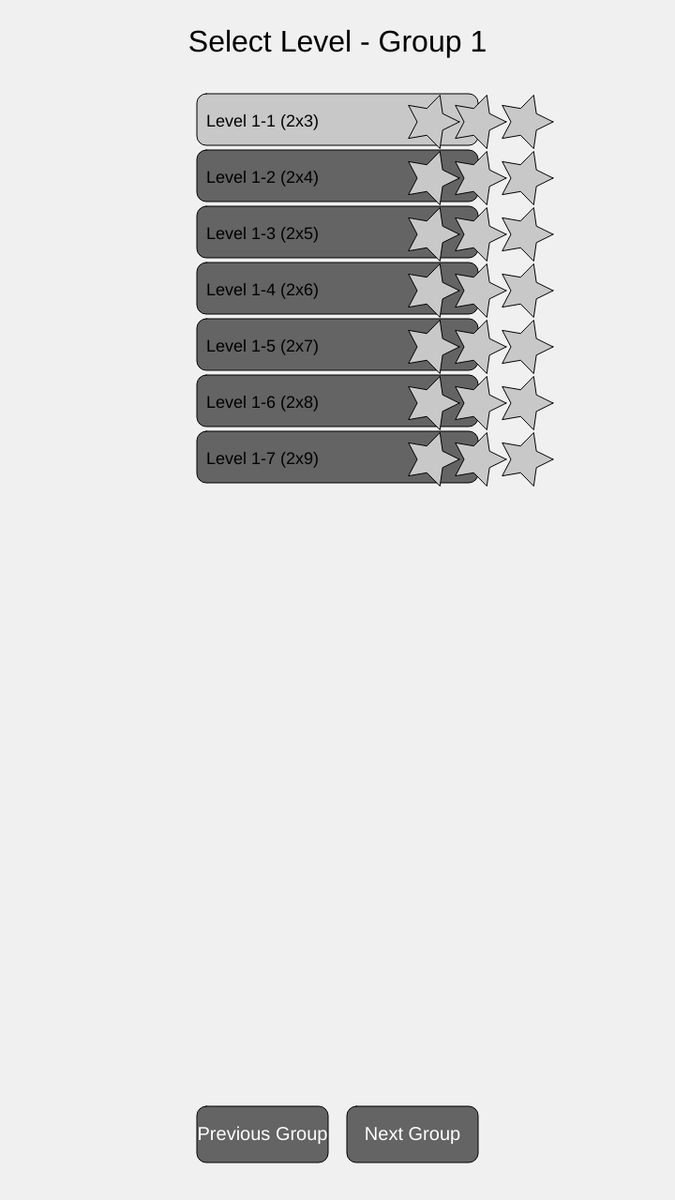
Frame 1 (no input)
Frame 60 (no input): identical to frame 1, image omitted
Frame 120 (the mouse pressed at the canvas centre since frame 60): identical to frame 1, image omitted

The p5.js sketch that drew this single still picture (run headless with seeded random() and noise() and a simulated clock; from frame 60 on, the mouse is pressed at the canvas centre):

// p5.js sketch
// ── sketch.js
let boardSize = 600;
let cols, rows;
let tileWidth, tileHeight;
let grid = [];
let playerScore = 0;
let highScores = [];
let currentRow = 0;
let pressedTiles = [];
let leftMargin = 60;
let rowNumberWidth = 25;
let availableTiles = [];
let maxScore = 0;
let minScore = Infinity;
let currentLevel = 0;
let gameState = "LEVEL_SELECT";
let levels = [];
let levelGroups = [];
let currentGroup = 0;

function setup() {
  createCanvas(720, 1280);
  initializeLevels();
}

function initializeLevels() {
  // Group 1: 2 columns, 3-9 rows
  let group1 = [];
  for (let i = 3; i <= 9; i++) {
    group1.push({ cols: 2, rows: i, highScore: 0, stars: 0, unlocked: i === 3 });
  }
  levelGroups.push(group1);

  // Group 2: 3 columns, 4-9 rows
  let group2 = [];
  for (let i = 4; i <= 9; i++) {
    group2.push({ cols: 3, rows: i, highScore: 0, stars: 0, unlocked: i === 4 });
  }
  levelGroups.push(group2);

  // Group 3: 4 columns, 5-9 rows
  let group3 = [];
  for (let i = 5; i <= 9; i++) {
    group3.push({ cols: 4, rows: i, highScore: 0, stars: 0, unlocked: i === 5 });
  }
  levelGroups.push(group3);

  // New Group 4: 5 columns, 6-9 rows
  let group4 = [];
  for (let i = 6; i <= 9; i++) {
    group4.push({ cols: 5, rows: i, highScore: 0, stars: 0, unlocked: i === 6 });
  }
  levelGroups.push(group4);

  // Updated Group 5 (previously 4): 6 columns, 7-9 rows
  let group5 = [];
  for (let i = 7; i <= 9; i++) {
    group5.push({ cols: 6, rows: i, highScore: 0, stars: 0, unlocked: i === 7 });
  }
  levelGroups.push(group5);

  // Updated Group 6 (previously 5): 7 columns, 8-9 rows
  let group6 = [];
  for (let i = 8; i <= 9; i++) {
    group6.push({ cols: 7, rows: i, highScore: 0, stars: 0, unlocked: i === 8 });
  }
  levelGroups.push(group6);

  // Updated Group 7 (previously 6): 8 columns, 9 rows
  let group7 = [{ cols: 8, rows: 9, highScore: 0, stars: 0, unlocked: true }];
  levelGroups.push(group7);

  // Updated Group 8 (previously 7): 9 columns, 9 rows
  let group8 = [{ cols: 9, rows: 9, highScore: 0, stars: 0, unlocked: true }];
  levelGroups.push(group8);

  // Flatten the groups into a single array
  levels = levelGroups.flat();

  // Unlock the first level of each group
  for (let i = 0; i < levelGroups.length; i++) {
    levelGroups[i][0].unlocked = true;
  }
}

function initializeGrid() {
  cols = levels[currentLevel].cols;
  rows = levels[currentLevel].rows;
  tileWidth = boardSize / cols;
  tileHeight = boardSize / rows;
  
  grid = [];
  for (let i = 0; i < cols; i++) {
    grid[i] = [];
    for (let j = 0; j < rows; j++) {
      grid[i][j] = floor(random(1, 10));
    }
  }
  resetLevel();
  calculatePathScores();
}

function resetLevel() {
  currentRow = 0;
  pressedTiles = [];
  availableTiles = Array.from({ length: cols }, (_, i) => ({ col: i, row: rows - 1 }));
  playerScore = 0;
}

function calculatePathScores() {
  maxScore = 0;
  minScore = Infinity;
  for (let i = 0; i < cols; i++) {
    let score = calculatePathScore(i, rows - 1, 0);
    maxScore = max(maxScore, score);
    minScore = min(minScore, score);
  }
}

function calculatePathScore(col, row, currentScore) {
  if (row < 0) return currentScore;
  let score = currentScore + grid[col][row];
  let scores = [score];
  if (col > 0) scores.push(calculatePathScore(col - 1, row - 1, score));
  if (col < cols - 1) scores.push(calculatePathScore(col + 1, row - 1, score));
  scores.push(calculatePathScore(col, row - 1, score));
  return max(scores);
}

function draw() {
  background(240);
  
  if (gameState === "LEVEL_SELECT") {
    drawLevelSelect();
  } else if (gameState === "PLAYING") {
    drawGame();
  } else if (gameState === "LEVEL_COMPLETE") {
    drawLevelComplete();
  }
}

function drawLevelSelect() {
  textSize(32);
  fill(0);
  textAlign(CENTER, TOP);
  text("Select Level - Group " + (currentGroup + 1), width / 2, 30);

  let startY = 100;
  let levelHeight = 60;

  let group = levelGroups[currentGroup];
  
  for (let levelIndex = 0; levelIndex < group.length; levelIndex++) {
    let level = group[levelIndex];
    let y = startY + levelIndex * levelHeight;
    
    fill(level.unlocked ? 200 : 100);
    rect(width / 2 - 150, y, 300, levelHeight - 5, 10);
    
    fill(0);
    textSize(18);
    textAlign(LEFT, CENTER);
    text("Level " + (currentGroup + 1) + "-" + (levelIndex + 1) + " (" + level.cols + "x" + level.rows + ")", width / 2 - 140, y + levelHeight / 2);
    
    // Draw stars on the right
    drawStars(width / 2 + 100, y + levelHeight / 2, level.stars);
  }

  // Add navigation buttons for groups
  drawButton(width / 2 - 150, height - 100, 140, 60, "Previous Group");
  drawButton(width / 2 + 10, height - 100, 140, 60, "Next Group");
}

function drawGame() {
  // Draw game board
  fill(200);
  rect(leftMargin, 60, boardSize, boardSize);
  
  // Draw vertical lines
  stroke(0);
  strokeWeight(2);
  line(leftMargin - rowNumberWidth, 60, leftMargin - rowNumberWidth, 60 + boardSize);
  line(leftMargin - 1, 60, leftMargin - 1, 60 + boardSize);
  line(leftMargin + boardSize + 20, 60, leftMargin + boardSize + 20, 60 + boardSize);
  
  // Reset stroke settings
  noStroke();
  
  // Draw row numbers
  textSize(18);
  fill(0);
  textAlign(RIGHT, CENTER);
  for (let j = 0; j < rows; j++) {
    text(rows - j, leftMargin - 5, 60 + j * tileHeight + tileHeight / 2);
  }
  
  // Draw grid with random numbers and color pressed and available tiles
  for (let i = 0; i < cols; i++) {
    for (let j = 0; j < rows; j++) {
      if (pressedTiles.some(tile => tile.col === i && tile.row === j)) {
        fill(100, 200, 100); // Green color for pressed tiles
      } else if (availableTiles.some(tile => tile.col === i && tile.row === j)) {
        fill(255, 255, 150); // Light yellow for available tiles
      } else {
        fill(255);
      }
      rect(leftMargin + i * tileWidth, 60 + j * tileHeight, tileWidth, tileHeight);
      fill(0);
      textSize(24);
      textAlign(CENTER, CENTER);
      text(grid[i][j], leftMargin + i * tileWidth + tileWidth / 2, 60 + j * tileHeight + tileHeight / 2);
    }
  }
  
  // Draw transparent bar with frame over the current row
  if (currentRow < rows) {
    fill(255, 255, 0, 100);
    rect(leftMargin - rowNumberWidth, 60 + boardSize - (currentRow + 1) * tileHeight, boardSize + rowNumberWidth + 20, tileHeight);
    noFill();
    stroke(200, 200, 0);
    strokeWeight(2);
    rect(leftMargin - rowNumberWidth, 60 + boardSize - (currentRow + 1) * tileHeight, boardSize + rowNumberWidth + 20, tileHeight);
    noStroke();
  }
  
  // Draw caret characters below each column
  textSize(32);
  fill(0);
  for (let i = 0; i < cols; i++) {
    text("^", leftMargin + i * tileWidth + tileWidth / 2, 60 + boardSize + 30);
  }
  
  // Draw UI elements
  drawButton(leftMargin, 700, 200, 60, "Retry");
  drawButton(leftMargin + 400, 700, 200, 60, "Cancel");
  
  // Draw player info
  fill(0);
  textSize(24);
  textAlign(LEFT, TOP);
  text("Level " + (currentLevel + 1), leftMargin, 800);
  text("Score: " + playerScore, leftMargin, 830);
}

function drawLevelComplete() {
  textSize(32);
  fill(0);
  textAlign(CENTER, TOP);
  text("Level " + (currentLevel + 1) + " Complete!", width / 2, 50);
  
  let performancePercentage = ((playerScore - minScore) / (maxScore - minScore)) * 100;
  let stars = Math.min(3, Math.floor(performancePercentage / 50) + 1);
  
  // Update the stars for the current level
  levels[currentLevel].stars = max(levels[currentLevel].stars, stars);
  
  drawStars(width / 2 - 75, 150, stars);
  
  textSize(24);
  text("Score: " + playerScore, width / 2, 250);
  
  // Offer retry if 0 or 1 star
  if (stars <= 1) {
    drawButton(width / 2 - 150, 350, 300, 60, "Retry Level");
  }
  
  // Offer continue if 2 or 3 stars
  if (stars >= 2 && currentLevel < levels.length - 1) {
    drawButton(width / 2 - 150, 350, 300, 60, "Continue to Next Level");
  }
  
  drawButton(width / 2 - 150, 450, 300, 60, "Level Select");
}

function drawStars(x, y, stars) {
  const starSpacing = 50; // Adjust the spacing between stars
  for (let i = 0; i < 3; i++) {
    if (i < stars) {
      fill(255, 215, 0); // Gold color for filled stars
    } else {
      fill(200); // Gray color for empty stars
    }
    star(x + i * starSpacing, y, 15, 30, 5);
  }
}

function star(x, y, radius1, radius2, npoints) {
  let angle = TWO_PI / npoints;
  let halfAngle = angle / 2.0;
  beginShape();
  for (let a = 0; a < TWO_PI; a += angle) {
    let sx = x + cos(a) * radius2;
    let sy = y + sin(a) * radius2;
    vertex(sx, sy);
    sx = x + cos(a + halfAngle) * radius1;
    sy = y + sin(a + halfAngle) * radius1;
    vertex(sx, sy);
  }
  endShape(CLOSE);
}

function drawButton(x, y, w, h, label) {
  fill(100);
  rect(x, y, w, h, 10);
  fill(255);
  textAlign(CENTER, CENTER);
  textSize(20);
  text(label, x + w/2, y + h/2);
}

function mousePressed() {
  if (gameState === "LEVEL_SELECT") {
    let startY = 100;
    let levelHeight = 60;

    let group = levelGroups[currentGroup];
    for (let levelIndex = 0; levelIndex < group.length; levelIndex++) {
      let y = startY + levelIndex * levelHeight;
      if (mouseX > width / 2 - 150 && mouseX < width / 2 + 150 &&
          mouseY > y && mouseY < y + levelHeight - 5 && group[levelIndex].unlocked) {
        currentLevel = levelGroups.slice(0, currentGroup).reduce((acc, g) => acc + g.length, 0) + levelIndex;
        gameState = "PLAYING";
        initializeGrid();
        return;
      }
    }

    // Check for group navigation button clicks
    if (mouseY > height - 100 && mouseY < height - 40) {
      if (mouseX > width / 2 - 150 && mouseX < width / 2 - 10) {
        currentGroup = max(0, currentGroup - 1);
      } else if (mouseX > width / 2 + 10 && mouseX < width / 2 + 150) {
        currentGroup = min(levelGroups.length - 1, currentGroup + 1);
      }
    }
  } else if (gameState === "PLAYING") {
    if (mouseX >= leftMargin && mouseX <= leftMargin + boardSize && mouseY >= 60 && mouseY <= 60 + boardSize) {
      let col = floor((mouseX - leftMargin) / tileWidth);
      let row = floor((mouseY - 60) / tileHeight);
      
      if (availableTiles.some(tile => tile.col === col && tile.row === row)) {
        playerScore += grid[col][row];
        pressedTiles.push({col: col, row: row});
        currentRow++;
        
        if (currentRow === rows) {
          gameState = "LEVEL_COMPLETE";
          let performancePercentage = ((playerScore - minScore) / (maxScore - minScore)) * 100;
          let stars = Math.min(3, Math.floor(performancePercentage / 50) + 1);
          levels[currentLevel].stars = max(levels[currentLevel].stars, stars);
          levels[currentLevel].highScore = max(levels[currentLevel].highScore, playerScore);
          if (currentLevel < levels.length - 1) {
            levels[currentLevel + 1].unlocked = true;
          }
        } else {
          // Update available tiles for the next move
          availableTiles = [];
          if (row > 0) {
            availableTiles.push({col: col, row: row - 1}); // Tile directly above
            if (col > 0) availableTiles.push({col: col - 1, row: row - 1}); // Tile above and to the left
            if (col < cols - 1) availableTiles.push({col: col + 1, row: row - 1}); // Tile above and to the right
          }
        }
      }
    }
    
    if (mouseX >= leftMargin && mouseX <= leftMargin + 200 && mouseY >= 700 && mouseY <= 760) {
      resetLevel();
    }
    
    if (mouseX >= leftMargin + 400 && mouseX <= leftMargin + 600 && mouseY >= 700 && mouseY <= 760) {
      gameState = "LEVEL_SELECT";
    }
  } else if (gameState === "LEVEL_COMPLETE") {
    let performancePercentage = ((playerScore - minScore) / (maxScore - minScore)) * 100;
    let stars = Math.min(3, Math.floor(performancePercentage / 50) + 1);
    
    // Retry Level (for 0 or 1 star)
    if (stars <= 1 && 
        mouseX > width / 2 - 150 && mouseX < width / 2 + 150 &&
        mouseY > 350 && mouseY < 410) {
      resetLevel();
      gameState = "PLAYING";
    }
    
    // Continue to Next Level (for 2 or 3 stars)
    if (stars >= 2 && currentLevel < levels.length - 1 &&
        mouseX > width / 2 - 150 && mouseX < width / 2 + 150 &&
        mouseY > 350 && mouseY < 410) {
      currentLevel++;
      gameState = "PLAYING";
      initializeGrid();
    }
    
    // Level Select
    if (mouseX > width / 2 - 150 && mouseX < width / 2 + 150 &&
        mouseY > 450 && mouseY < 510) {
      gameState = "LEVEL_SELECT";
    }
  }
}
